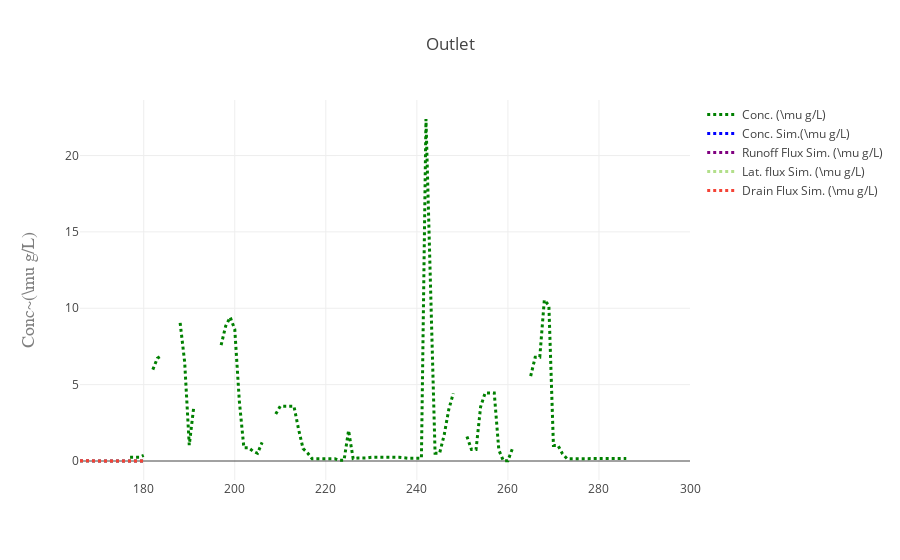

The notebook cell this image was saved under:
### Code cell
figname = "ConcOutlet.png"

%matplotlib inline
import plotlycred

newtab = False
online = False
if online:
    #fig = py.iplot(data) 
    fig = go.Figure(data=data, layout=layout)
    py.image.save_as(fig, filename=figname)
    # py.plot(fig, filename=figname) # Opens in web
else:
    fig = go.Figure(data=data, layout=layout)
    if newtab:
        plot(fig)
    else:
        iplot(fig)

### Figure 1 — Plotly figure (JSON) as saved in the notebook; plotly's stock layout.template omitted (floating-point values rounded to 4 significant figures; data arrays with more than 128 entries replaced by an {"elided": "..."} marker saying what was removed)
{"data": [{"line": {"color": "green", "dash": "dot", "width": 3}, "mode": "lines", "name": "Conc. (\\mu g/L)", "type": "scatter", "x": {"elided": "135 int values"}, "y": {"elided": "135 float values"}}, {"line": {"color": "blue", "dash": "dot", "width": 3}, "mode": "lines", "name": "Conc. Sim.(\\mu g/L)", "type": "scatter", "x": {"elided": "135 int values"}, "y": [0.01132, 0.01557, 0.008512, 0.004529, 0.002658, 0.001742, 0.001122, 0.0007722, 0.0005276, 0.0004814, 0.0005543, 0.008802, 0.03113, 0.01322, 0.005981]}, {"line": {"color": "purple", "dash": "dot", "width": 3}, "mode": "lines", "name": "Runoff Flux Sim. (\\mu g/L)", "type": "scatter", "x": {"elided": "135 int values"}, "y": [0, 0, 0, 0, 0, 0, 0, 0, 0, 0, 0, 0, 0.0004038, 0, 0]}, {"line": {"color": "rgb(178,223,138)", "dash": "dot", "width": 3}, "mode": "lines", "name": "Lat. flux Sim. (\\mu g/L)", "type": "scatter", "x": {"elided": "135 int values"}, "y": [0.0007013, 0.008835, 0.004291, 0.001908, 0.001038, 0.0007444, 0.00051, 0.0003969, 0.0002977, 0.0003409, 0.0004684, 0.008749, 0.03069, 0.0132, 0.005969]}, {"line": {"color": "#F44336", "dash": "dot", "width": 3}, "mode": "lines", "name": "Drain Flux Sim. (\\mu g/L)", "type": "scatter", "x": {"elided": "135 int values"}, "y": [0.01062, 0.006736, 0.004221, 0.002621, 0.00162, 0.0009973, 0.0006118, 0.0003753, 0.0002299, 0.0001404, 8.595e-05, 5.308e-05, 3.139e-05, 1.969e-05, 1.218e-05]}], "layout": {"title": "Outlet", "xaxis": {"title": "", "titlefont": {"color": "#7f7f7f", "family": "Courier New, monospace", "size": 18}}, "yaxis": {"title": "Conc~(\\mu g/L)", "titlefont": {"color": "#7f7f7f", "family": "Courier New, monospace", "size": 18}}}}
